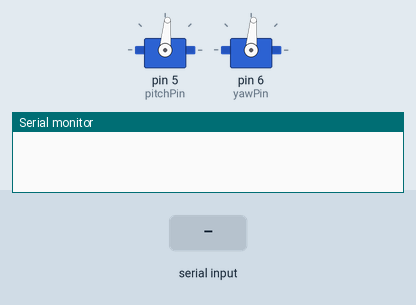
This sketch was run on a simulated Arduino Mega 2560, built with avr-gcc and run on an emulated ATmega2560. On the bench: 2 × servo, the last lines printed to the serial monitor. Inputs (shaded band) come from the test bench.

Above: at 1.2 s.
1.3 s: "90,45\n" received over Serial
At 3.1 s:
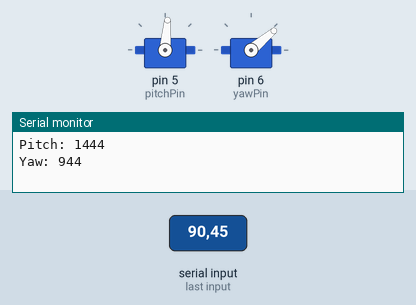
3.8 s: "30,150\n" received over Serial
At 5.1 s:
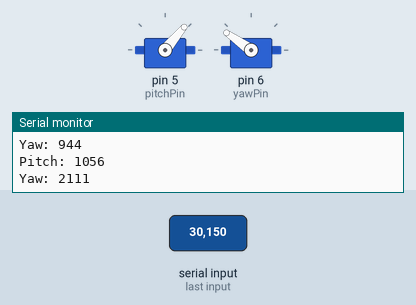
6.3 s: "5\n" received over Serial
At 8.0 s:
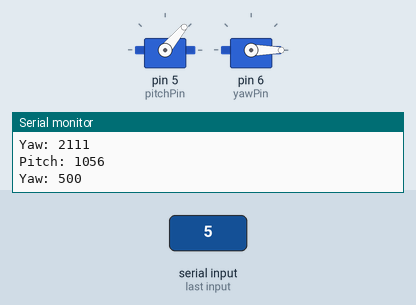
8.8 s: "200\n" received over Serial
At 11.0 s:
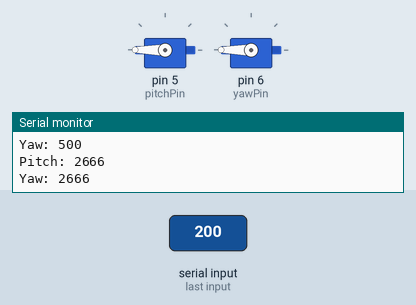
11.3 s: "1,90\n" received over Serial
At 13.1 s:
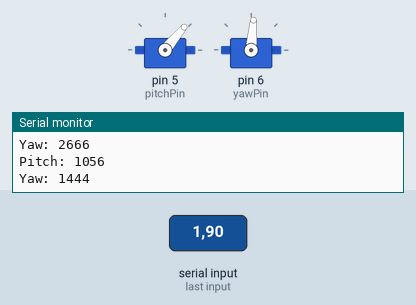
13.8 s: "90\n" received over Serial
At 16.2 s:
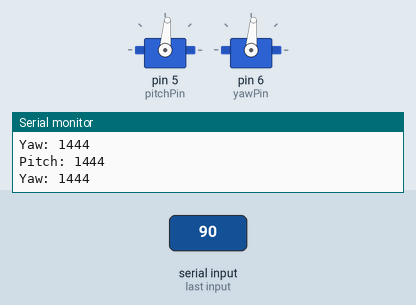
Timing chart, 0 to 17.3 s (numbered marks = the images above; inputs shaded):
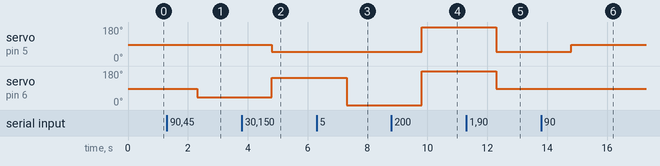

Measured:
- after the input at 1.3 s, servo on pin 6 (yawPin): 85° → 40° after 1.0 s
- after the input at 3.8 s, servo on pin 5 (pitchPin): 85° → 50° after 1.0 s; servo on pin 6 (yawPin): 40° → 145° after 1.0 s
- after the input at 6.3 s, servo on pin 6 (yawPin): 145° → 0° after 1.0 s
- after the input at 8.8 s, servo on pin 5 (pitchPin): 50° → 180° after 1.0 s; servo on pin 6 (yawPin): 0° → 180° after 1.0 s
- after the input at 11.3 s, servo on pin 5 (pitchPin): 180° → 50° after 1.0 s; servo on pin 6 (yawPin): 180° → 85° after 1.0 s
- after the input at 13.8 s, servo on pin 5 (pitchPin): 50° → 85° after 1.0 s

The sketch:

mast_cam_servo_control.ino
```cpp
#include <Servo.h>

String command;
String pitchDegreeStr;
String yawDegreeStr;
int pitchDegree;
int yawDegree;
int pitchMicroseconds;
int yawMicroseconds;
int comma;
int pitchPulsewidth;
int yawPulsewidth;

namespace camera{
  Servo pitch;
  Servo yaw;
  const int pitchPin = 5;
  const int yawPin = 6;
}

void setup() {
  Serial.begin(9600);

  camera::pitch.attach(camera::pitchPin, 500, 2500);
  camera::yaw.attach(camera::yawPin, 500, 2500);
  pinMode(camera::pitchPin, OUTPUT);
  pinMode(camera::yawPin, OUTPUT);

  camera::pitch.write(85);
  camera::yaw.write(85);


}

void loop() {
  command = "";
  pitchDegreeStr = "";
  yawDegreeStr = "";

  // CHECK BUFFER
  if (Serial.available() > 0){
    command = Serial.readString();

    // PARSE STRING
    comma = command.indexOf(',');
    pitchDegreeStr = command.substring(0, comma);
    yawDegreeStr = command.substring(comma + 1);
    yawDegree = yawDegreeStr.toInt();
    pitchDegree = pitchDegreeStr.toInt();

    if (pitchDegree < 50){
      pitchPulsewidth = 1056;
    }
    else{
      pitchPulsewidth = ((2000/180.0)*(pitchDegree - 5)) + 500;
    }
    yawPulsewidth = ((2000/180.0)*(yawDegree - 5)) + 500;

    Serial.print("Pitch: ");
    Serial.println(pitchPulsewidth);
    Serial.print("Yaw: ");
    Serial.println(yawPulsewidth);

    camera::pitch.writeMicroseconds(pitchPulsewidth);
    camera::yaw.writeMicroseconds(yawPulsewidth);
  }
}
```
